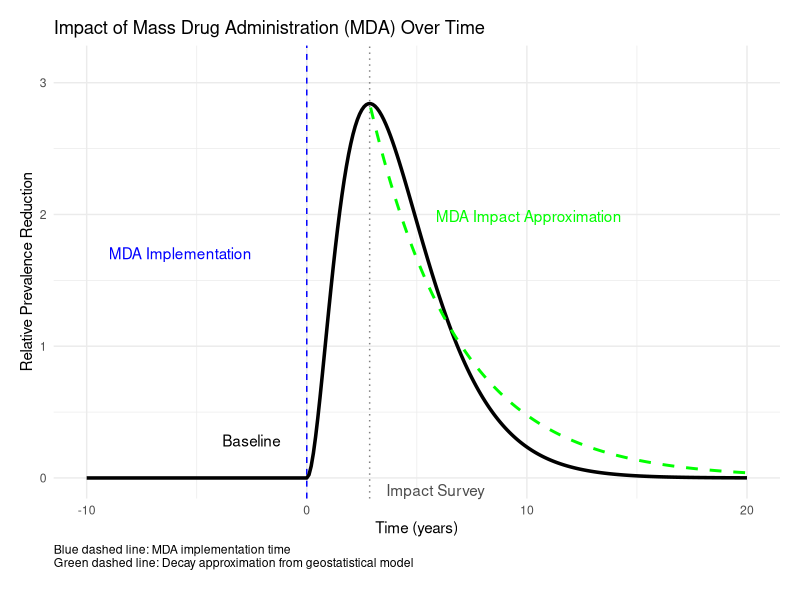

Write the R code that produced this figure.
## ---- chunk 1
#| echo: false
#| tbl-width: compact

ntd_treatments <- data.frame(
  Disease = c("STH", "Schisto", "LF", "Trachoma"),
  ALB = c("✓", "✓†", "✓†", ""),
  PZQ = c("", "✓", "", ""),
  IVM = c("", "", "✓", "✓‡"),
  AZM = c("", "", "", "✓"),
  DEC = c("", "", "✓", ""),
  MOX = c("", "", "✓", ""),
  Other = c("MBD", "OXA", "DOX*", "TEO")
)

knitr::kable(ntd_treatments, align = "c", 
             col.names = c("Disease", "Alb", "PZQ", "IVM", "AZM", "DEC", "MOX", "Other")) |>
  kableExtra::kable_styling(
    full_width = FALSE,
    font_size = 27,
    latex_options = "scale_down"
  )
## ---- chunk 2
#| echo: false
#| fig-cap: ""
#| fig-width: 8
#| fig-height: 5
library(ggplot2)

# Create time sequence (-5 to 20 years)
time <- seq(-10, 20, by = 0.1)

# Define Gamma-shaped MDA impact function
gamma_impact <- function(t) {
  # Parameters for Gamma distribution (shape=3, rate=0.7 gives mode around 3)
  dgamma(pmax(0, t), shape = 3, rate = 0.7) * 15 # Scaled for visibility
}

# Find the mode (peak time) of the Gamma distribution
mode_time <- (3 - 1)/0.7  # (shape-1)/rate
peak_impact <- gamma_impact(mode_time)

# Exponential decay starting at mode
exp_decay <- function(t) {
  peak_impact * exp(-0.25 * (t - mode_time))
}

# Create data frame
impact_data <- data.frame(
  Time = time,
  Impact = ifelse(time < 0, 0, gamma_impact(time)),
  Exponential_Fit = ifelse(time >= mode_time, exp_decay(time), NA)
)

# Calculate optimal text positions
text_y_pos <- max(impact_data$Impact, na.rm = TRUE) * c(0.9, 0.7, 0.5)
text_x_pos <- c(mode_time + 3, mode_time + 3, 5)

# Plot
ggplot(impact_data, aes(x = Time)) +
  geom_vline(xintercept = 0, linetype = "dashed", color = "blue") +
  geom_line(aes(y = Impact), color = "black", linewidth = 1.2) +
  geom_line(aes(y = Exponential_Fit), color = "green", linetype = "dashed", linewidth = 1, na.rm = TRUE) +
  # Annotations with non-overlapping positions
  annotate("text", x = -2.5, y = 0.1*max(impact_data$Impact, na.rm = TRUE), 
           label = "Baseline", color = "black", hjust = 0.5) +
  annotate("text", x = -9, y = 0.6*max(impact_data$Impact, na.rm = TRUE), 
           label = "MDA Implementation", color = "blue", hjust = 0) +
  annotate("text", x = text_x_pos[2], y = text_y_pos[2], 
           label = "MDA Impact Approximation", color = "green", hjust = 0) +
  geom_vline(xintercept = mode_time, linetype = "dotted", color = "gray50") +
  annotate("text", x = mode_time+3, y = 0, 
           label = "Impact Survey", vjust = 1.5, color = "gray30") +
  labs(title = "Impact of Mass Drug Administration (MDA) Over Time",
       x = "Time (years)",
       y = "Relative Prevalence Reduction",
       caption = "Blue dashed line: MDA implementation time\nGreen dashed line: Decay approximation from geostatistical model") +
  theme_minimal() +
  theme(plot.caption = element_text(hjust = 0)) +
  ylim(0, max(impact_data$Impact, na.rm = TRUE) * 1.1) +
  # Ensure no text overlap
  coord_cartesian(clip = "off") +
  theme(plot.margin = unit(c(1, 1, 1.5, 1), "lines"))

## ---- chunk 3
#| echo: false
#| results: asis

library(knitr)
library(kableExtra)

results <- data.frame(
  Parameter = c("Intercept", "Spatial process variance", "Spatial correlation scale", 
                "\u03B1 (max reduction)", "\u03B3 (decay scale)"),  # Using Unicode for α and γ
  Estimate = c(-2.582, 2.204, 79.153, 0.856, 1.802),
  `Lower limit` = c(-2.622, 1.891, 70.874, 0.839, 1.768),
  `Upper limit` = c(-2.541, 2.569, 88.399, 0.872, 1.837)
)

kable(results, align = "c", caption = "") %>%
  kable_styling(bootstrap_options = c("striped", "hover"), full_width = FALSE) %>%
  column_spec(1, width = "4cm")  # Adjust column width for parameter names
